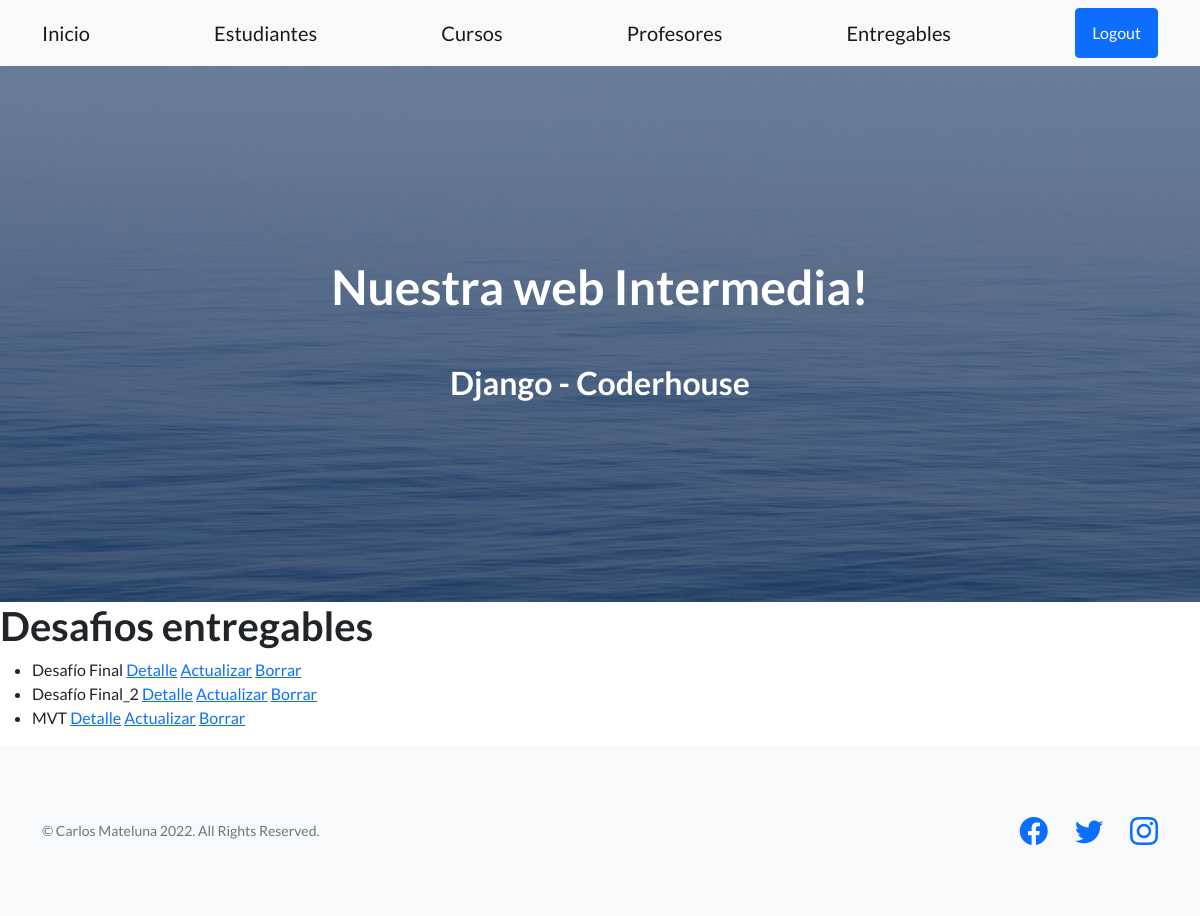
The page /entregables/ (signed in) on the database its author committed.
### AppCoder/models.py (models this page shows, shortened)
class Entregable(models.Model):
    nombre = models.CharField(max_length=100)
    FechaDeEntrega = models.DateField()
    entregado = models.BooleanField()

### AppCoder/views.py (the view)
# urls.py: path("entregables/", EntregablesList.as_view(), name="coder-entregables"),
class EntregablesList(LoginRequiredMixin, ListView):
    model = Entregable
    template_name = "AppCoder/list_entregables.html"

### AppCoder/templates/AppCoder/list_entregables.html
{% extends 'AppCoder/base.html' %}
{% block contenido %}
<h1>Desafios entregables</h1>
<ul>
    {% for entregable in object_list %}
    <li>
        {{entregable.nombre}}
        <a href="{% url 'coder-entregables-detail' entregable.id %}">Detalle</a>
        <a href="{% url 'coder-entregables-update' entregable.id %}">Actualizar</a>
        <a href="{% url 'coder-entregables-delete' entregable.id %}">Borrar</a>
    </li>
    {% endfor %}
</ul>
{% endblock  %}

### rows shown on the page
Entregable: nombre "Desafío Final"
Entregable: nombre "Desafío Final_2"
Entregable: nombre "MVT"
